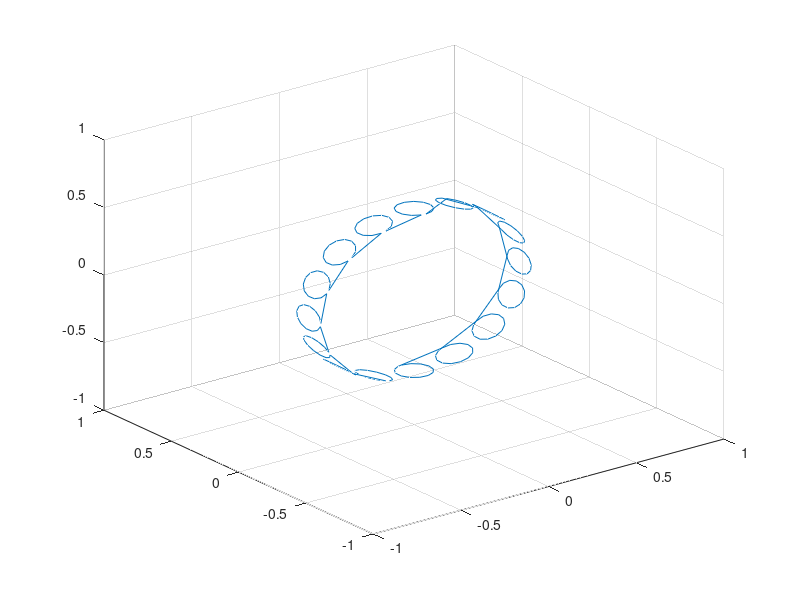

The MATLAB script that drew this image: (Note: this script raises an error after producing the figure.)
%%%
deg=0 
current =1;
config='hemisphere'
r = 0.09
R = 0.6
wire=[];

for theta= 0 : pi/8 : pi-pi/8
    angle = theta;
    
    wx = R*sin(theta) + r*cos(angle)*sin([0:0.5:2*pi]);
    wy = 0 +            r*cos([0:0.5:2*pi]);
    wz = -R*cos(theta)+ r*sin(angle)*sin([0:0.5:2*pi]);
    wire=[wire;  wx' wy' wz']; 
    
end
for theta= pi : pi/8 : 2*pi-pi/8
    angle = theta;
    
    wx = R*sin(theta) - r*cos(angle)*sin([0:0.5:2*pi]);
    wy = 0            - r*cos([0:0.5:2*pi]);
    wz = -R*cos(theta) - r*sin(angle)*sin([0:0.5:2*pi]);
    wire=[wire;  wx' wy' wz']; 
    
end

% add more major loops by rotating the wire over the Z-axis
% for rot=pi/4:pi/4:pi/4
%     mtx=[ 
%         cos(rot)  -sin(rot) 0 ;
%         sin(rot)   cos(rot) 0;
%         0 0 1;
%         ];
%     wire2=mtx*wire';
%     wire = [wire ; wire2'];
% end

% for count=1:length(wire)
%     plot3(wire(1:count,1), wire(1:count,2), wire(1:count,3))
%     axis([-1 1 -1 1 -1 1])
%     drawnow
% end

fprintf('\n Press enter to continue ')
plot3(wire(:,1),wire(:,2),wire(:,3) )
grid on, axis([-1 1 -1 1 -1 1])
pause

% do the biot-savard law here
[B Bx, By, Bz]=biot3d(current, wire);

DIM=length(Bx);


% % % now add another set of coils perpendicular...
% for z=1:size(Bx,3)
%     Bx(:,:,z) = Bx(:,:,z) + By(:,:,z)';
%     By(:,:,z) = By(:,:,z) + Bx(:,:,z)';
%     Bz(:,:,z) = Bz(:,:,z) + Bz(:,:,z)';
% end

Bmag =sqrt(B(:,1).^2 + B(:,2).^2 + B(:,3).^2);
Bmag =reshape(Bmag,DIM,DIM,DIM);

Bmag = sqrt(Bx.^2 + By.^2 + Bz.^2);

yplane = 0
zplane=0.3
xplane=0;

zplane = (zplane + 1)/0.1;
xplane = (xplane + 1)/0.1;
yplane = (yplane + 1)/0.1;

figure
subplot(2,2,1)
imagesc( Bmag(:,:,zplane)), title('|B| (Z plane)')
colorbar
subplot(2,2,2)
imagesc(squeeze(Bmag(xplane,:,:))),title('|B|(X plane)')
colorbar
subplot(2,2,3)
imagesc(squeeze(Bmag(:,yplane,:))),title('|B|(y plane)')
colorbar


figure
subplot(2,1,1)
contour( Bmag(:,:,zplane)), title(' (Z plane)')
subplot(2,1,2)
contour(squeeze(Bmag(xplane,:,:)),20),title('(X plane)')
hold on
plot(11+ 10*wire(:,3),11+10*wire(:,1),'k')

figure
plot3(wire(:,1),wire(:,2),wire(:,3) )
grid on, axis([-1 1 -1 1 -1 1])
xlabel('X'), ylabel('Y'), zlabel('Z')

figure
subplot(311)
plot([-1:0.1:1], squeeze(Bmag(:,9:12,11)'))
axis([-1 1 0 1.5e-6])
xlabel('x')

subplot(312)
plot([-1:0.1:1], squeeze(Bmag(9:12,:, 11))')
axis([-1 1 0 1.5e-6])
xlabel('y')

subplot(313), hold on
plot([-1:0.1:1], squeeze(Bmag(11,9:12,:)))
axis([-1 1 0 1.5e-6])
xlabel('Z'), ylabel('||B||')

eval(sprintf('! avwcreatehd %d %d %d 1 1 1 1 1 0 0 0 4 Bx.hdr', DIM, DIM, DIM))
eval(sprintf('! avwcreatehd %d %d %d 1 1 1 1 1 0 0 0 4 By.hdr', DIM, DIM, DIM))
eval(sprintf('! avwcreatehd %d %d %d 1 1 1 1 1 0 0 0 4 Bz.hdr', DIM, DIM, DIM))
eval(sprintf('! avwcreatehd %d %d %d 1 1 1 1 1 0 0 0 4 Bmag.hdr', DIM, DIM, DIM))
h=read_hdr('Bz.hdr');
write_img('Bx.img', 1e8*Bx, h);
write_img('By.img', 1e8*By, h);
write_img('Bz.img', 1e8*Bz, h);
write_img('Bmag.img', 1e8*Bmag, h);

